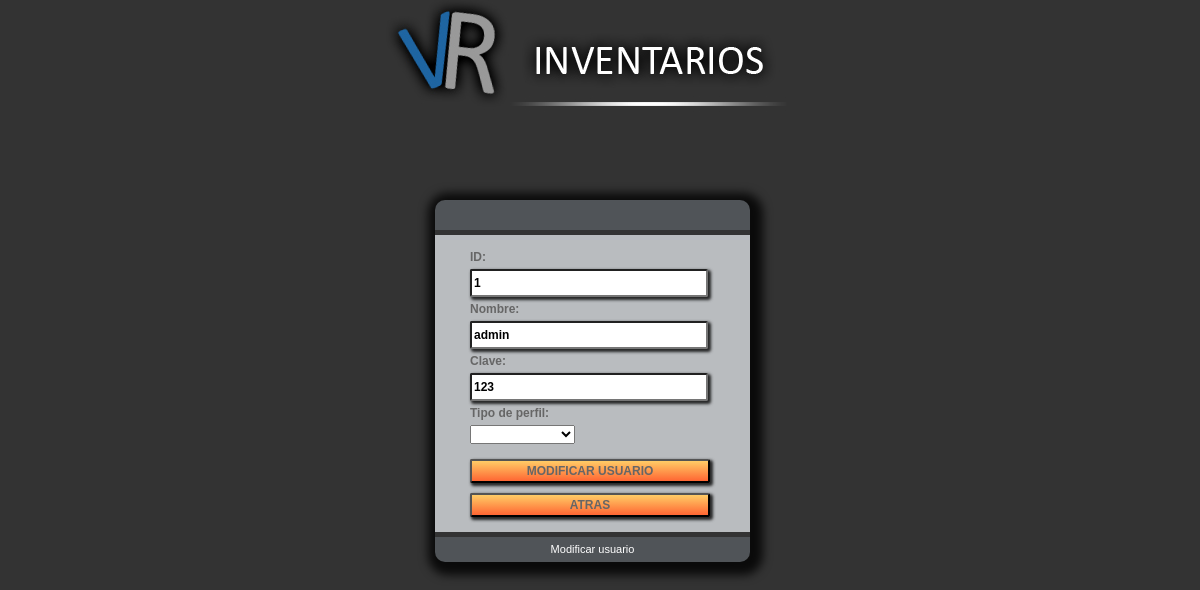
/modificarusuario.php?id_usuario=1, run on the app's committed database.
### tables this page shows
CREATE TABLE `usuario` (
  `id_usuario` int(11) NOT NULL,
  `nom_usuario` varchar(20) NOT NULL,
  `clave_usuario` varchar(10) NOT NULL,
  `tipo_perfil` varchar(10) NOT NULL
);

### modificarusuario.php (the view, shortened to what this page needs)
<!DOCTYPE html>
<html lang="es">
<head>
    <center><IMG SRC="./img/vrbig.jpg"><H1></center>
    <link type="text/css" href="./css/style.css" rel="stylesheet" />
</head>
    <body>
<?php
        $id_usuario=$_REQUEST['id_usuario'];
        $con=conectar();
        $query="SELECT * FROM usuario WHERE id_usuario='$id_usuario'";
        $resultado= $con->query($query);
        $row= $resultado->fetch_assoc();
?>
    <div id="envoltura">
        <div id="contenedor">
            <div id="cabecera">
            </div>
            <div id="cuerpo">
                <form action="modiuser.php?id_usuario=<?php echo $row['id_usuario'];?>" method="POST">
                    <p><label>ID:</label></p>
                    <input REQUIRED name="id_usuario" type="text" placeholder="Ingrese ID de usuario" maxlength="4" onkeypress="return valida(event)" readonly="readonly" value="<?php echo $row['id_usuario'];?>"/ ></p>
                    <p><label>Nombre:</label></p>
                    <input REQUIRED name="nom_usuario" type="text" placeholder="Ingrese nombre de usuario" value="<?php echo $row['nom_usuario'];?>"/></p>
                    <p><label>Clave:</label></p>
                    <input REQUIRED name="clave_usuario" type="text" placeholder="Ingrese clave de usuario" value="<?php echo $row['clave_usuario'];?>"/></p>
                    <p><label>Tipo de perfil:</label></p>
                    <td>
                    <select REQUIRED name = "tipo_perfil">
                    <option></option>
                    <option value = "adm">Administrador</option>
                    </select>
                    <p></p>
                    <p></p>
                    <p></p>
                <form>
                    <p><input type="submit" name="submit" value="MODIFICAR USUARIO"  class="boton"></p>
                </form>
                    <p></p>
                    <form action="modificausuario.php" method="post">
                    <input type="submit"  value="ATRAS" onclick="modificausuario.php" class="boton"></td>
                    </div>
                <div id="pie">Modificar usuario</div>
            </div>
        </div>
    </body>
</html>

### css/style.css (style rules this page uses)
body { background:#333333; font-family:Arial, Helvetica, sans-serif; font-size:12px; margin: 0; }
#envoltura { position:absolute; left:50%; top:50%; margin-left:-165px; margin-top: -200px; width: 315px; }
#contenedor { background-color:#505458; box-shadow: 3px 3px 10px 10px rgba(0,0,0,.8); -webkit-border-radius:5px; -moz-border-radius:10px; border-radius:10px; }
#cabecera { border-bottom: 5px solid #333; padding-top: 5px; height:25px; line-height:50px; text-align:center; }
#cuerpo { background:#B9BCBF; border:solid #ccc; border-width: 0px 0; padding:15px 35px; }
label { color: #666; font-weight: bold }
input { border-radius:2px; box-shadow: 2px 2px 3px 1px rgba(0,0,0,.8); font:bold 12px Arial, Helvetica, sans-serif; height: 24px; line-height: 20px; padding:0 2px; width: 230px; }
.boton { background: #ccc; background: -webkit-linear-gradient(top,#fc6,#f63); background: linear-gradient(top,#fc6,#f63); color: #666; width: 240px; }
#pie { border-top: 5px solid #333; color: #fff; font-size: 11px; height: 25px; line-height: 24px; text-align: center; }
form,p { margin:0; }
p { padding-bottom: 5px; }

### data on the page
usuario: id_usuario "1", nom_usuario "admin", clave_usuario "123"
